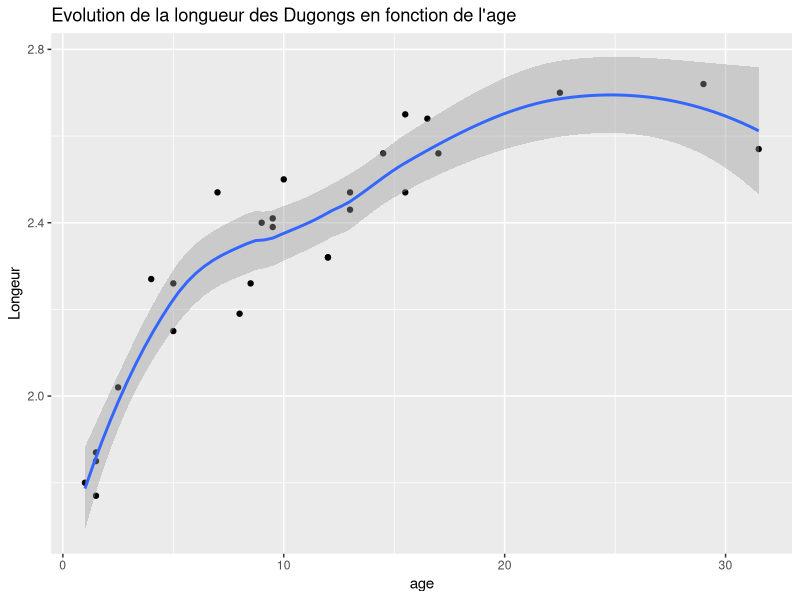
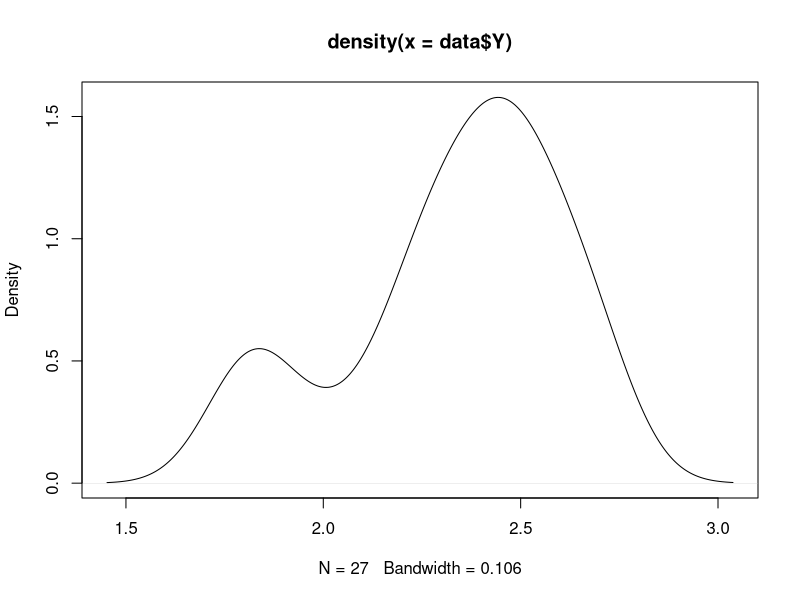
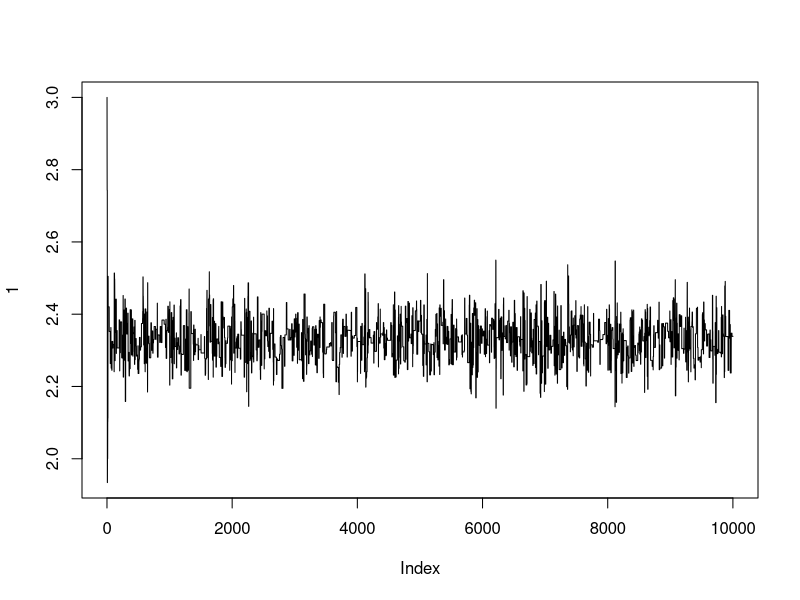
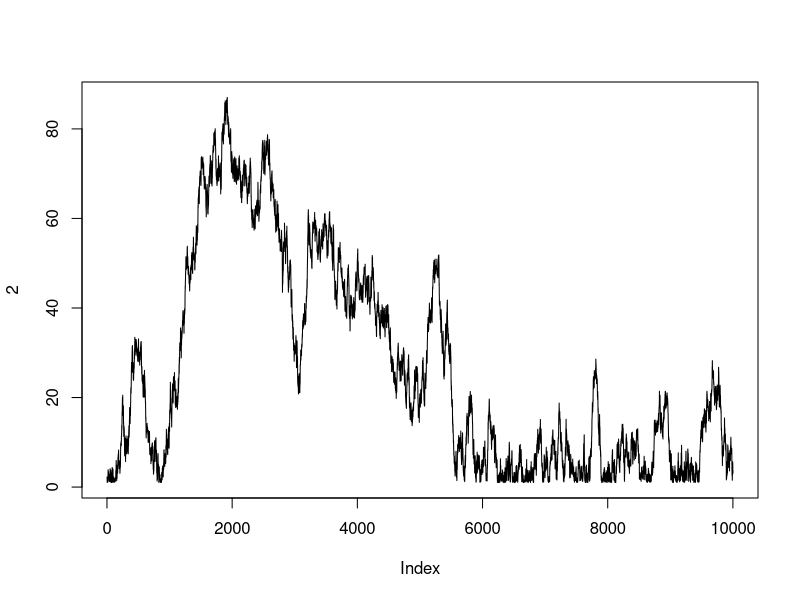
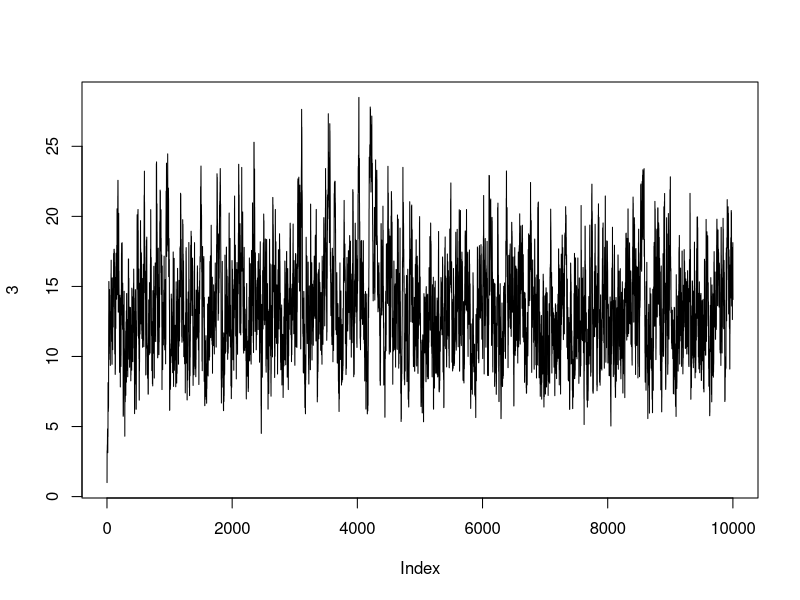
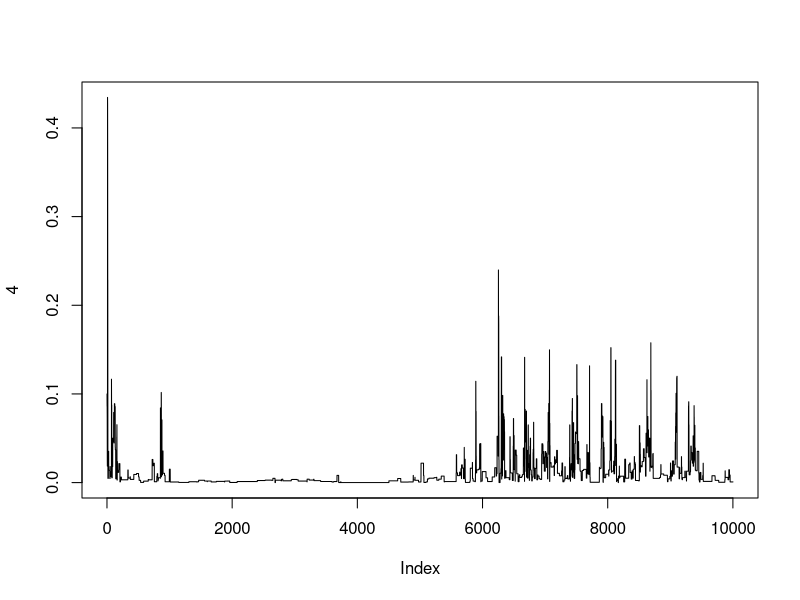

Reproduce these figures in R, in order.
## ---- chunk 1
knitr::opts_chunk$set(echo = TRUE)
library(ggplot2)
#install.packages("truncnorm")
library(truncnorm)
## ---- chunk 2
X <- c(1, 1.5, 1.5, 1.5, 2.5, 4, 5, 5, 7, 8, 8.5, 9, 9.5, 9.5, 10, 
12, 12, 13, 13, 14.5, 15.5, 15.5, 16.5, 17, 22.5, 29, 31.5)

Y <- c(1.8, 1.85, 1.87, 1.77, 2.02, 2.27, 2.15, 2.26, 2.47, 2.19, 
2.26, 2.4, 2.39, 2.41, 2.5, 2.32, 2.32, 2.43, 2.47, 2.56, 2.65, 
2.47, 2.64, 2.56, 2.7, 2.72, 2.57)

data <- data.frame(X,Y)

ggplot(data,mapping = aes(X,Y))+
  geom_point()+
  geom_smooth()+
  ggtitle("Evolution de la longueur des Dugongs en fonction de l'age") +
  xlab("age") + ylab("Longeur")

## ---- chunk 3
y <- density(data$Y)
plot(y)
## ---- chunk 4


dugong <- function(age, length, nchain = 10^4, prop_sd = c(0.5,1,2,0.2)){

  init <- c(3, 2, 1, 0.1)  #alpha, beta (alpha et beta superieur à 1), tau (standard deviation donc on commence à 1) et gamma (entre 0 et 1 donc on prend 0.5)   
  chain <- matrix(NA, nchain + 1, 4)
  chain[1,] <- init
  acc_rates <- rep(0, 4)
  
  valeur_extreme_params =cbind(c(1,1, 0.01,0),c(10^5,10^5,10^5,1 ))
  
  
  for (iter in 1:nchain){
    current <- chain[iter,]

    
    ## Mise a jour de alpha, beta, tau et gamma (ils suivent la même loi a priori )
    
    for (j in 1:4){

      
      prop <- current
      prop[j] <- rtruncnorm(1, a=valeur_extreme_params[j,1] , b=valeur_extreme_params[j,2] , current[j], prop_sd[j])
      bottom_kernel <- dtruncnorm(prop[j], a=valeur_extreme_params[j,1] , b=valeur_extreme_params[j,2] , current[j], prop_sd[j])  #on a pas un noyau symetrique !
      top_kernel <- dtruncnorm(current[j], a=valeur_extreme_params[j,1] , b=valeur_extreme_params[j,2] , prop[j], prop_sd[j]) #on a pas un noyau symetrique !
      
      
      top <-   sum( 0.5*log(prop[3]) - 0.5*(length - prop[1] - prop[2]*prop[4]^age)^2 * prop[3] ) + top_kernel
      bottom <-  sum( 0.5*log(current[3]) - 0.5*(length -current[1] - current[2]*current[4]^age)^2 *current[3]) + bottom_kernel
      acc_prob <- exp(top - bottom)
      

      if (runif(1) < acc_prob){
        current <- prop
        acc_rates[j] <- acc_rates[j] + 1
      }
    }
    
    
    
    
    
    
    ## Sauvegardons le nouvel etat
    chain[iter+1,] <- current
  }
  
  return(list(chain = chain, acc_rates = acc_rates / nchain))
}


nchain=10000
CM_params <- dugong(X, Y, nchain )

head(CM_params$chain,5)
CM_params$acc_rates


#CM_params
## to do remove burning period


#plot
for (j in 1:4)
  plot(CM_params$chain[,j], type = "l", ylab = j)
